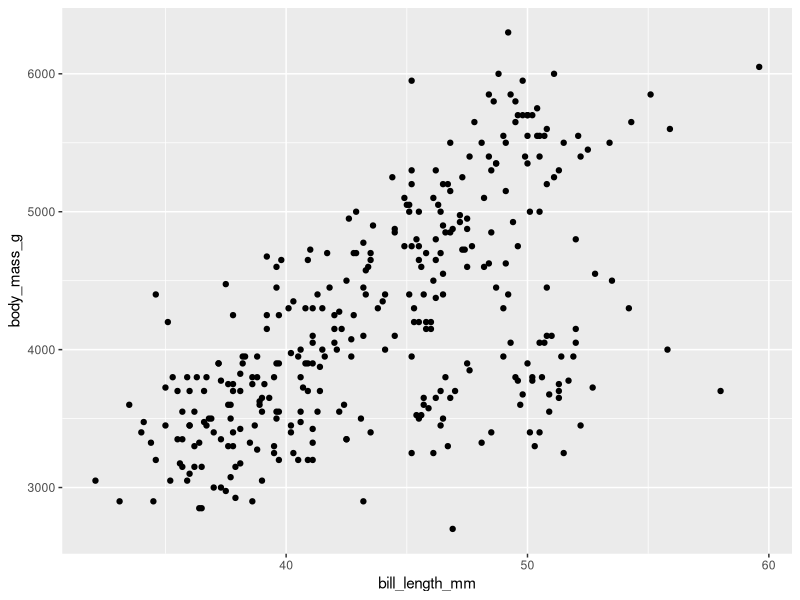
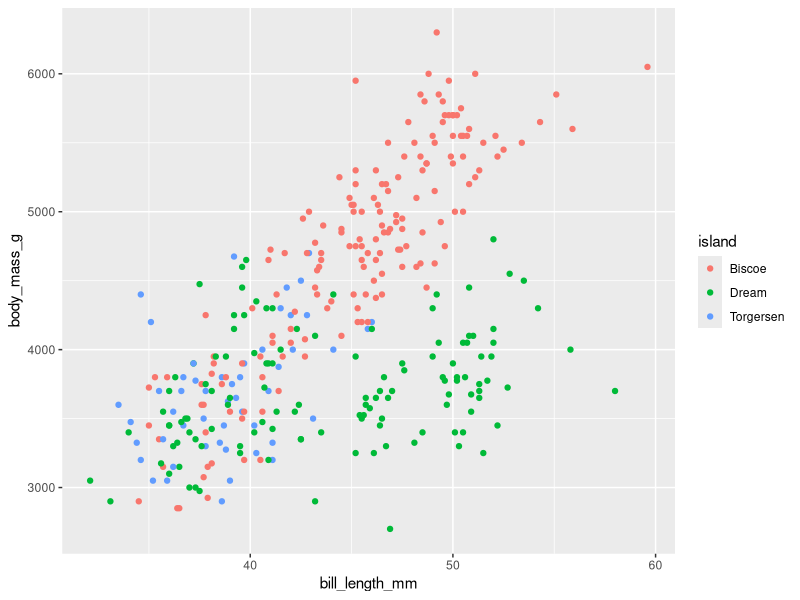
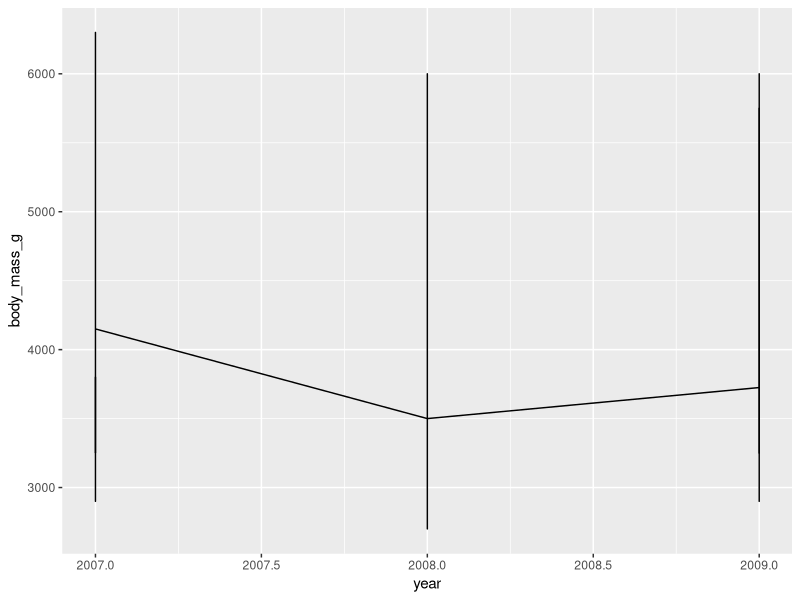
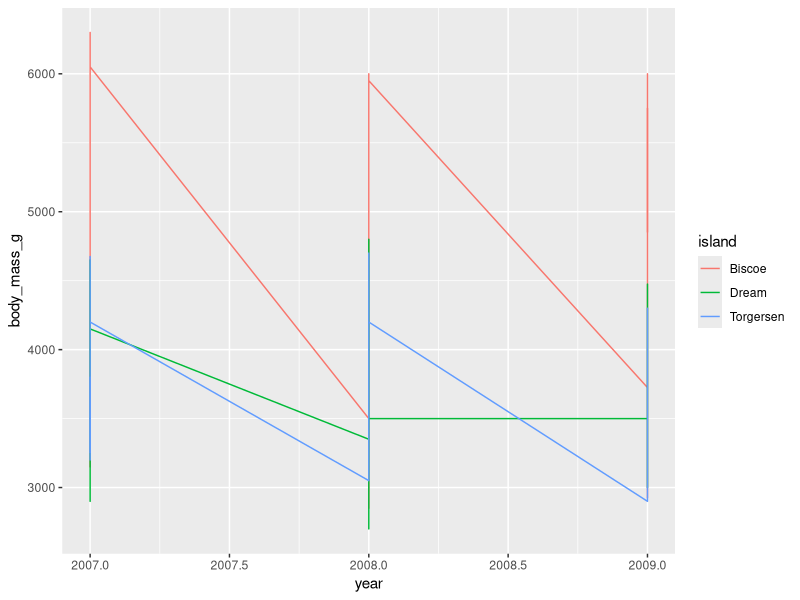
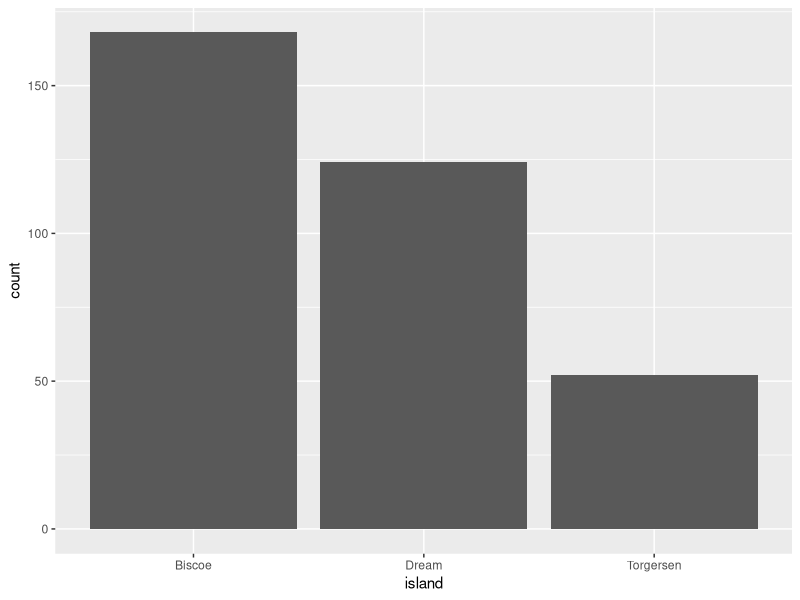
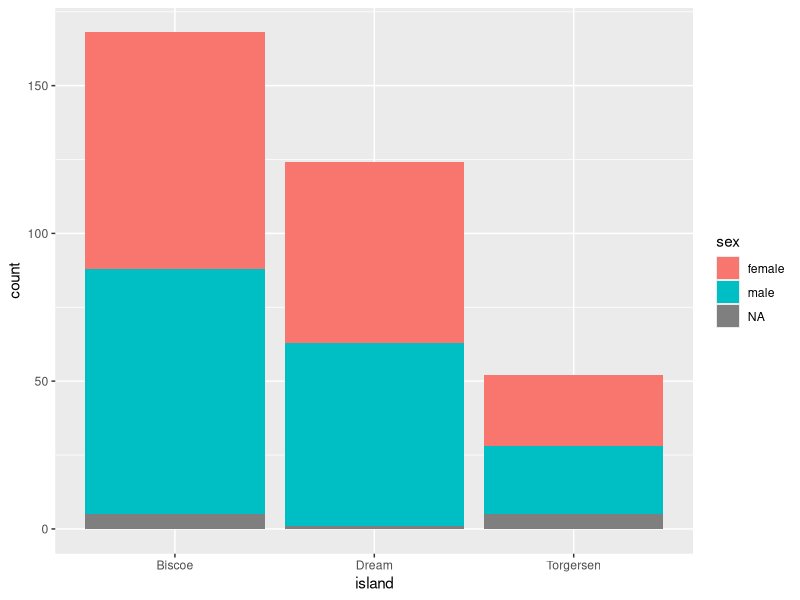
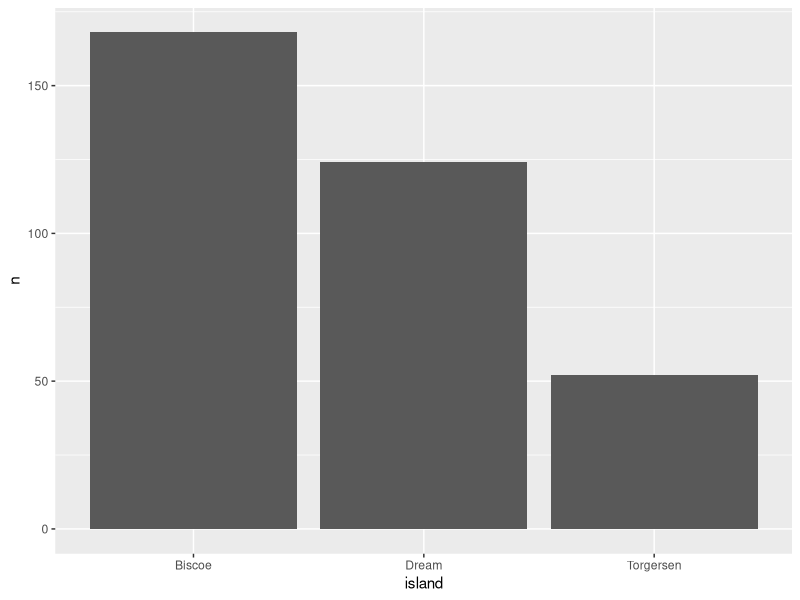
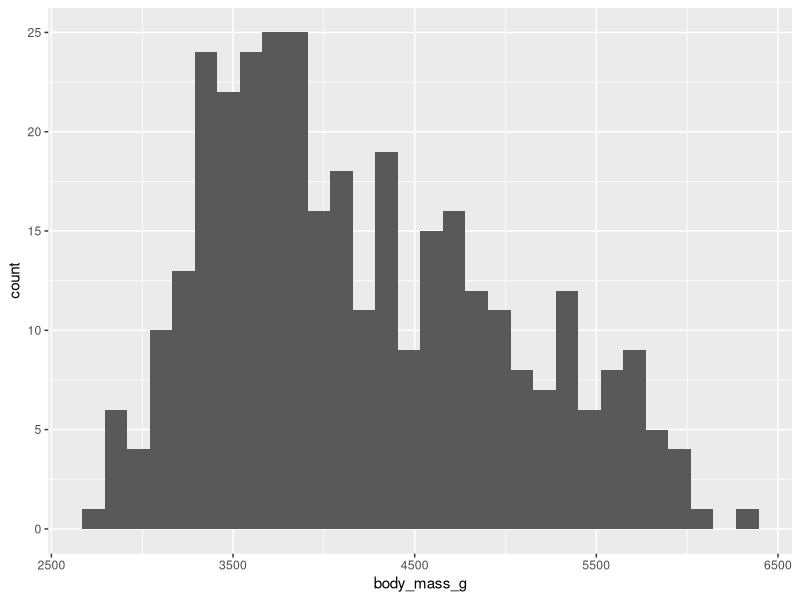

R code for these plots, in order:
## ---- chunk 1
knitr::opts_chunk$set(echo = TRUE)
library(palmerpenguins)
library(tidyverse)
library(knitr)
## ---- chunk 2
library(ggplot2)
library(palmerpenguins)
## ---- chunk 3
ggplot(data = penguins, 
       mapping = aes(x = bill_length_mm, y = body_mass_g)) +
  geom_point()
## ---- chunk 4
ggplot(data = penguins, 
       mapping = aes(x = bill_length_mm, y = body_mass_g, color = island)) +
  geom_point()
## ---- chunk 5
ggplot(data = penguins, 
       mapping = aes(x = year, y = body_mass_g)) +
  geom_line()
## ---- chunk 6
ggplot(data = penguins, 
       mapping = aes(x = year, y = body_mass_g, color = island)) +
  geom_line()
## ---- chunk 7
ggplot(data = penguins, mapping = aes(x = island)) +
  geom_bar()
## ---- chunk 8
ggplot(data = penguins, mapping = aes(x = island, fill = sex)) +
  geom_bar()
## ---- chunk 9
penguins_sum <- penguins %>%
  count(island)

penguins_sum
## ---- chunk 10
ggplot(data = penguins_sum, mapping = aes(x = island, y = n)) +
  geom_col()
## ---- chunk 11
ggplot(data = penguins, mapping = aes(x = body_mass_g)) +
  geom_histogram()
## ---- chunk 12
ggplot(data = penguins, mapping = aes(x = body_mass_g)) +
  geom_histogram(bins=100)
## ---- chunk 13
ggplot(data = penguins, mapping = aes(x = body_mass_g)) +
  geom_histogram(binwidth=200)
## ---- chunk 14
ggplot(data = penguins, mapping  = aes(y = body_mass_g)) +
  geom_boxplot()
## ---- chunk 15
ggplot(data = penguins, mapping  = aes(x = island, y = body_mass_g)) +
  geom_boxplot()
## ---- chunk 16
ggplot(data = penguins, mapping  = aes(x = island, y = body_mass_g, color = sex)) +
  geom_boxplot()
## ---- chunk 17
ggplot(data = penguins, mapping = aes(x = bill_length_mm, y = bill_depth_mm, color = sex)) +
  geom_point(alpha = 0.5)
## ---- chunk 18
ggplot(data = penguins, mapping = aes(x = bill_length_mm, y = bill_depth_mm, color = sex)) +
  geom_point(alpha = 0.7)
## ---- chunk 19
ggplot(data = penguins, mapping = aes(x = bill_length_mm, y = bill_depth_mm, color = sex)) +
  geom_point(alpha = 0.7) +
  facet_wrap(~species)
## ---- chunk 20
ggplot(data = penguins, 
       mapping = aes(x = bill_length_mm, y = body_mass_g, color = island)) +
  geom_point(alpha = 0.7) +
  scale_color_manual(values = c("magenta3", "darkorange", "blue4")) +
  labs(x = "Bill length (mm)",
       y = "Body mass (g)",
       title = "Palmer Penguins",
       subtitle = "Examining penguin body mass and bill length") + 
  theme_bw()
  
## ---- chunk 21
library(knitr)
## ---- chunk 22
penguin_sum <- penguins %>%
  group_by(island, year) %>%
  summarise(mean_body_mass_g = mean(body_mass_g, na.rm = TRUE))
## ---- chunk 23
penguin_sum
## ---- chunk 24
kable(x = penguin_sum, 
      format = "html",
      col.names = c("Island", "Year", "Mean Body Mass (g)"),
      caption = "Mean body mass of penguins on different islands over time")
## ---- chunk 25
install.packages("kableExtra")
library(kableExtra)
## ---- chunk 26
kable(x = penguin_sum, 
      col.names = c("Island", "Year", "Mean Body Mass (g)"),
      caption = "Mean body mass of penguins on different islands over time") %>%
  kable_styling()
## ---- chunk 27
kable(x = penguin_sum, 
      col.names = c("Island", "Year", "Mean Body Mass (g)"),
      caption = "Mean body mass of penguins on different islands over time") %>%
   kable_classic(full_width = FALSE, html_font = "Cambria", font_size=16)
## ---- chunk 28
kable(x = penguin_sum, 
      col.names = c("Island", "Year", "Mean Body Mass (g)"),
      caption = "Mean body mass of penguins on different islands over time") %>%
   kable_material_dark(html_font = "Cambria")
